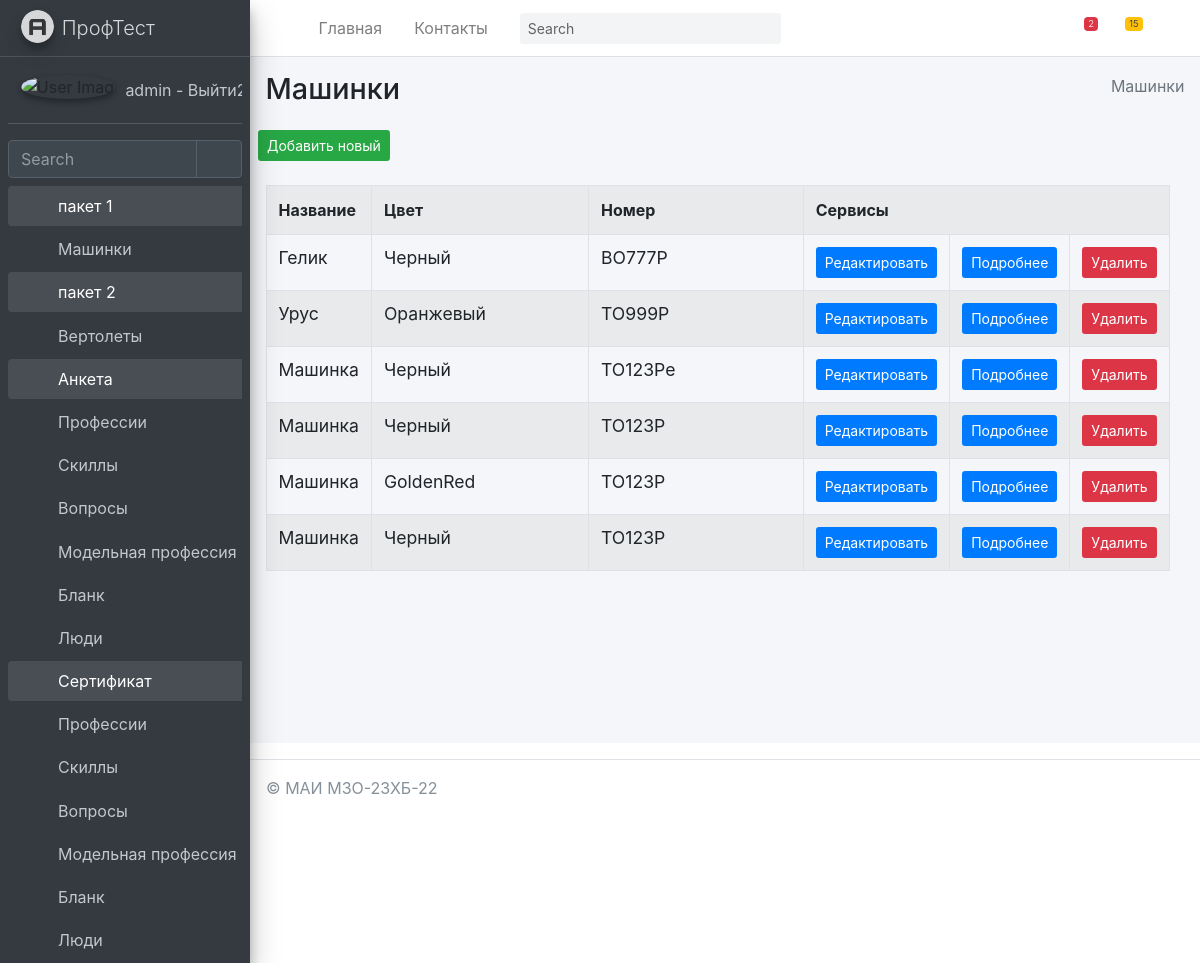
Screenshot of /car/mycar/ (signed in) with the database file from the repository.
### mysite/car/models.py (models this page shows, shortened)
class Forlog(models.Model):
    created_at = models.DateTimeField(auto_now_add=True,  verbose_name='Создано')
    updated_at = models.DateTimeField(auto_now=True, verbose_name='Обновлено')
    edesc = models.TextField(blank=True, null=True, verbose_name='Комментарий')
    erem = models.BooleanField(default=False, verbose_name='Удалить?')
    class Meta:
        abstract = True

class MyCar(Forlog):
    name = models.CharField(max_length=255, blank=False, null= False, default="Машинка", verbose_name="Название")
    color = models.CharField(max_length=255, blank=False, null = False, default="Черный", verbose_name="Цвет")
    nomb = models.CharField(max_length=255, blank=False, null = False, default="TO123P", verbose_name="Номер")
    class Meta:
        verbose_name = 'Машинка'
        verbose_name_plural = 'Машинки'
        ordering = ['id']

### mysite/car/views.py (the view)
# urls.py: path('mycar/', MyCarView.as_view(), name='MyCar'),
@method_decorator(login_required(login_url='/login/'), name='dispatch')
class MyCarView(ListView):
	model = MyCar
	context_object_name = 'mycar_list'
	success_url = reverse_lazy('car: MyCar')
	paginate_by = item_for_page
	def get_context_data(self, *, object_list=None, **kwargs):
		context = super(MyCarView,self).get_context_data(**kwargs)
		context['sometry'] = self.model._meta.verbose_name_plural
		context['col1name'] = self.model._meta.get_field("name").verbose_name
		context['col2name'] = self.model._meta.get_field("color").verbose_name
		context['col3name'] = self.model._meta.get_field("nomb").verbose_name
		context['collastname'] = 'Cервисы'
		return context

### mysite/car/templates/car/mycar_list.html (shortened to what this page needs)
{% extends "car/base.html" %}
{% block content %}
{% load car_tags %}
<div class="content-wrapper">
    {% block sidebar %}
    {% include 'car/includes/_breadcrumb.html' %}
    {% endblock %}
    <section class="content">
        <button class="btn bg-success btn-sm">
            <a href="{% url 'car:MyCarCreate' %}" class=''>
                Добавить новый
            </a>
        </button>
        <br><br>
        <div class="container-fluid row">
            <div class="col-md-12">
                <table class="table table-striped table-bordered ">
                    <tr>
                        <th class="w-10">{{ col1name }}</th>
                        <th class="w-25">{{ col2name }}</th>
                        <th class="w-25">{{ col3name }}</th>
                        <th colspan="3">Сервисы</th>
                    </tr>
                    {% for item in mycar_list %}
                    <tr>
                        <td>
                            <h5 class="card-title">
                                {{ item.name }}
                            </h5>
                        </td>
                        <td>
                            <h5 class="card-title">
                                {{ item.color }}
                            </h5>
                        </td>
                        <td>
                            <h5 class="card-title">
                                {{ item.nomb }}
                            </h5>
                        </td>
                        <td>
                            <button class="btn bg-primary  btn-sm">
                                <a href="{% url 'car:MyCarUpdate' item.pk %}">Редактировать</a>
                            </button>
                        </td>
                        <td>
                            <button class="btn bg-primary  btn-sm">
                                <a href="{% url 'car:MyCarDetail' item.pk %}">Подробнее</a>
                            </button>
                        </td>
                        <td>
                            <button class="btn bg-danger  btn-sm" >
                                <a href="{% url 'car:MyCarDelete' item.pk %}">Удалить</a>
                            </button>
                        </td>
                    </tr>
                    {% endfor %}
                </table>
            </div>
        </div>
    </section>
</div>
{% endblock %}

### mysite/templates/includes/full_sidebar.html
<aside class="main-sidebar sidebar-dark-primary elevation-4">
    <a href="/" class="brand-link">
        <img src="{{ ASSETS_ROOT }}/img/AdminLTELogo.png" alt="AdminLTE Logo" class="brand-image img-circle elevation-3"
             style="opacity: .8">
        <span class="brand-text font-weight-light">ПрофТест</span>
    </a>
    <div class="sidebar">
        <div class="user-panel mt-3 pb-3 mb-3 d-flex">
            <div class="image">
                <img src="{{ ASSETS_ROOT }}/img/user2-160x160.jpg" class="img-circle elevation-2" alt="User Image">
            </div>
            <div class="info">
                <a href="{% url 'logout' %}" class="d-block">
                    {{ request.user.username }} - Выйти2
                </a>
            </div>
        </div>
        <div class="form-inline">
            <div class="input-group" data-widget="sidebar-search">
                <input class="form-control form-control-sidebar" type="search" placeholder="Search" aria-label="Search">
                <div class="input-group-append">
                    <button class="btn btn-sidebar">
                        <i class="fas fa-search fa-fw"></i>
                    </button>
                </div>
            </div>
        </div>
        <nav class="mt-2">
            <ul class="nav nav-pills nav-sidebar flex-column" data-widget="treeview" role="menu" data-accordion="false">
                {% for item1 in SIDEBAR %}
                    <li class="nav-item {% if 'children' in item1 %} has-treeview menu-is-opening menu-open {% endif %}">
                    <a href="{% if 'children' in item1 %}#{% else %}{{ item1.url }}{% endif %}" class="nav-link">
                        <i class="nav-icon fas fa-circle {{ item1.color }}"></i>
                        <p>
                            {{ item1.name }}
                            {% if 'children' in item1 %}<i class="right fas fa-angle-left"></i>{% endif %}
                        </p>
                    </a>
                    <ul class="nav nav-treeview">
                    {% if 'children' in item1 %}
                        {% for item2 in item1.children %}
                            <li class="nav-item">
                                <a href="{{ item2.url }}" class="nav-link">
                                    <i class="far fa-circle nav-icon"></i>
                                    <p>{{ item2.name }}</p>
                                </a>
                            </li>
                        {% endfor %}
                    {% endif %}
                    </ul>
                    </li>
                {% endfor %}
            </ul>
        </nav>
    </div>
</aside>

### rows the page displays
MyCar: name "Гелик", color "Черный", nomb "BO777P"
MyCar: name "Урус", color "Оранжевый", nomb "TO999P"
MyCar: name "Машинка", color "Черный", nomb "TO123Pe"
MyCar: name "Машинка", color "Черный", nomb "TO123P"
MyCar: name "Машинка", color "GoldenRed", nomb "TO123P"
MyCar: name "Машинка", color "Черный", nomb "TO123P"

### other values shown
{{ request.user.username }} "admin"
{{ item1.name }} "пакет 1" "пакет 2" "Анкета" "Сертификат"
{{ item2.name }} "Машинки" "Вертолеты" "Профессии" "Скиллы" "Вопросы" "Модельная профессия" "Бланк" "Люди" "Профессии" "Скиллы" "Вопросы" "Модельная профессия" "Бланк" "Люди"
{{ sometry }} "Машинки"
{{ col1name }} "Название"
{{ col2name }} "Цвет"
{{ col3name }} "Номер"
